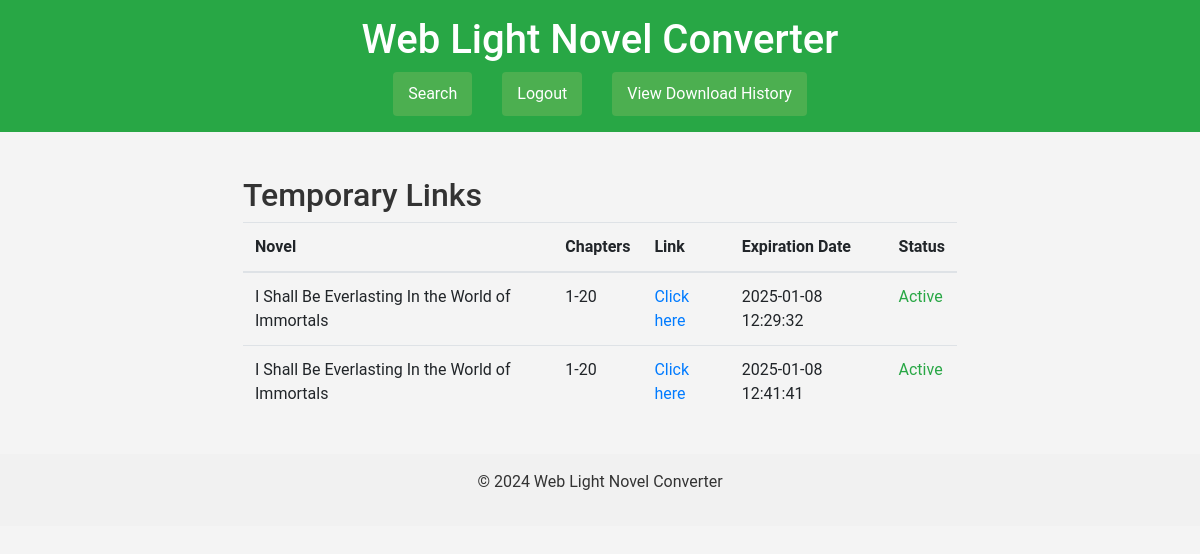
Screenshot of /temp_links (signed in) with the database file from the repository.
### models.py (models this page shows)
class TempLink(db.Model):
    id = db.Column(db.Integer, primary_key=True)
    novel_name = db.Column(db.String(255), nullable=False)
    chapter_range = db.Column(db.String(255), nullable=True)
    link = db.Column(db.String(255), nullable=False)
    expiration_date = db.Column(db.DateTime, nullable=False)
    user_id = db.Column(db.Integer, db.ForeignKey('user.id'), nullable=False)
    def is_expired(self):
        return datetime.utcnow() > self.expiration_date

### app.py (the view)
@app.route('/temp_links', methods=['GET'])
@login_required
def temp_links():
    links = TempLink.query.all()
    return render_template('temp_links.html', links=links)  # Pass links to the template

### app.py (called while the page is built)
@login_manager.user_loader
def load_user(user_id):
    return User.query.get(int(user_id))

### templates/temp_links.html
{% extends 'base.html' %}
{% block content %}
<div class="container">
    <h2>Temporary Links</h2>
    {% if links %}
        <table class="table">
            <thead>
                <tr>
                    <th>Novel</th>
                    <th>Chapters</th>
                    <th>Link</th>
                    <th>Expiration Date</th>
                    <th>Status</th>
                </tr>
            </thead>
            <tbody>
                {% for link in links %}
                    <tr>
                        <td>{{ link.novel_name }}</td>
                        <td>{{ link.chapter_range }}</td>
                        <td><a href="{{ link.link }}" target="_blank">Click here</a></td>
                        <td>{{ link.expiration_date.strftime('%Y-%m-%d %H:%M:%S') }}</td>
                        <td>
                            {% if link.is_expired() %}
                                <span class="text-danger">Expired</span>
                            {% else %}
                                <span class="text-success">Active</span>
                            {% endif %}
                        </td>
                    </tr>
                {% endfor %}
            </tbody>
        </table>
    {% else %}
        <p>No temporary links found.</p>
    {% endif %}
</div>
{% endblock %}

### templates/base.html (shortened to what this page needs)
<!DOCTYPE html>
<html lang="en">
<head>
    <link rel="stylesheet" href="https://stackpath.bootstrapcdn.com/bootstrap/4.5.2/css/bootstrap.min.css">
    <link rel="stylesheet" href="{{ url_for('static', filename='styles.css') }}">
</head>
<body>
    <header class="bg-success text-white text-center py-3">
        <h1>Web Light Novel Converter</h1>
        <nav>
            <ul class="nav justify-content-center">
                {% if current_user.is_authenticated %}
                    <li class="nav-item"><a class="btn btn-secondary ms-3" href="{{ url_for('search') }}">Search</a></li>
                    <li class="nav-item"><a class="btn btn-secondary ms-3" href="{{ url_for('logout') }}">Logout</a></li>
                    <li><a href="{{ url_for('temp_links') }}" class="btn btn-secondary ms-3">View Download History</a></li>
                {% else %}
                    <li class="nav-item"><a class="nav-link text-white" href="{{ url_for('login') }}">Login</a></li>
                    <li class="nav-item"><a class="nav-link text-white" href="{{ url_for('register') }}">Register</a></li>
                {% endif %}
            </ul>
        </nav>
    </header>
    <main class="container mt-4">
        {% block content %}{% endblock %}
    </main>
    <footer class="text-center py-3">
        <p>&copy; 2024 Web Light Novel Converter</p>
    </footer>
</body>
</html>

### static/styles.css (style rules this page uses)
body { font-family: 'Roboto', sans-serif; margin: 0; padding: 0; background-color: #f4f4f4; color: #333; }
.container { width: 80%; margin: auto; overflow: hidden; }
header { background: #4CAF50; color: white; padding: 20px 0; text-align: center; }
nav ul { list-style: none; padding: 0; }
nav ul li { display: inline; margin: 0 15px; }
nav ul li a { color: white; text-decoration: none; font-weight: bold; }
main { padding: 20px; }
.btn { background: #4CAF50; color: white; border: none; padding: 10px 15px; border-radius: 4px; cursor: pointer; font-size: 16px; }
footer { text-align: center; padding: 10px 0; background-color: #f1f1f1; position: relative; bottom: 0; width: 100%; }

### rows the page displays
TempLink: novel_name "I Shall Be Everlasting In the World of Immortals", chapter_range "1-20", expiration_date "2025-01-08 12:29:32", shows "Active"
TempLink: novel_name "I Shall Be Everlasting In the World of Immortals", chapter_range "1-20", expiration_date "2025-01-08 12:41:41", shows "Active"
